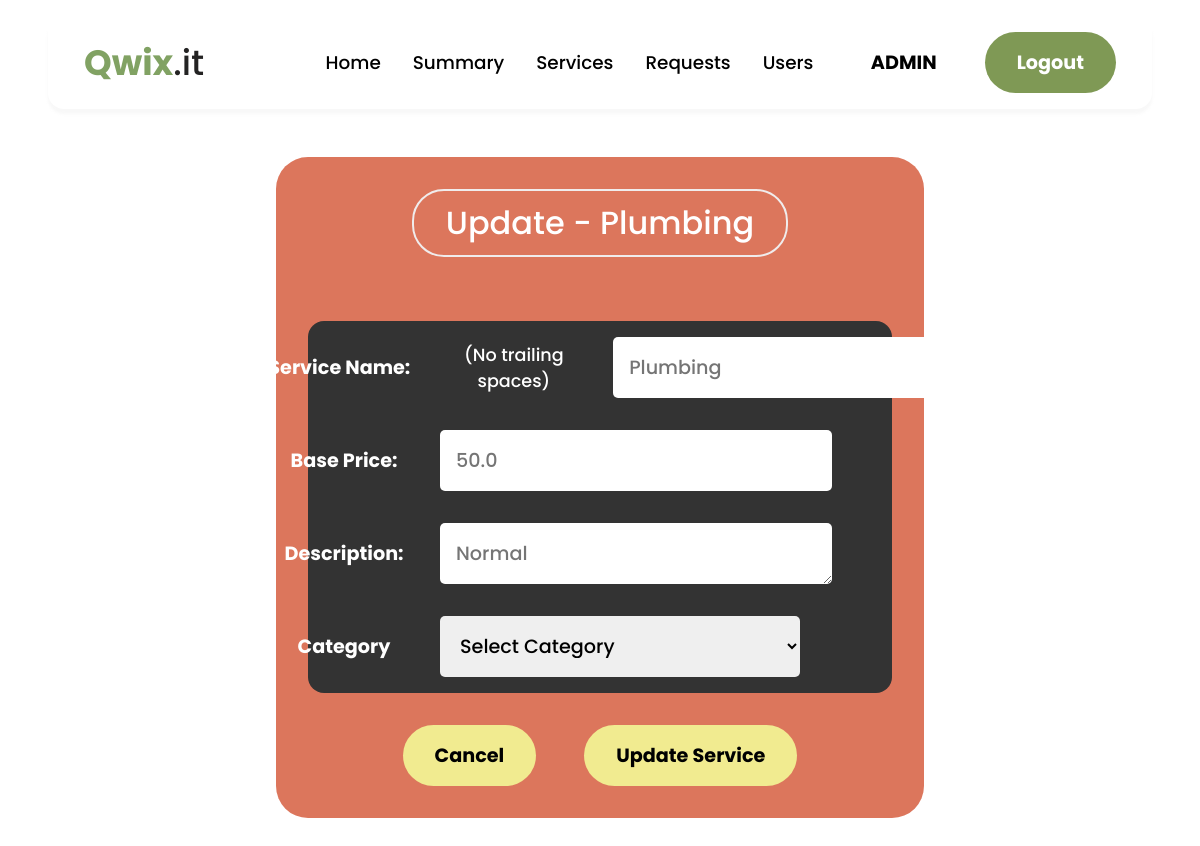
/update_service/1 (signed in), run on the app's committed database.
### webapp/models.py (models this page shows)
class Service(db.Model):
    __tablename__ = 'service'
    id = db.Column(db.Integer, primary_key=True)
    name = db.Column(db.String(150), nullable=False)
    base_price = db.Column(db.Float, nullable=False)
    description = db.Column(db.String(500))
    category = db.Column(db.String(50), nullable=False) #emergency, platinum, normal

### webapp/views.py (the view, shortened to what this page needs)
@app.route('/update_service/<int:service_id>', methods=['GET', 'POST'])
def update_service(service_id):
    if  not session['logged_in'] or 'username' not in session:
        flash('Please log in to update the service', 'error')
        return redirect(url_for('login'))
    if session.get('userole') != "admin" :
        return "<h1>You don't have access to this page</h1>"
    if request.method == 'GET':
        service = Service.query.get(service_id)
        if not service:
            flash('Service not found', 'error')
            return redirect(url_for('admin'))
        service_name = service.name
        s_id = service.id
        base_price = service.base_price
        desc = service.description
        return render_template('update_service.html', service_name=service_name, service_id=s_id,
                               base_price=base_price, description=desc)

### webapp/templates/update_service.html (shortened to what this page needs)
{% extends 'nav.html' %}
{% block styles %}
    <link rel="stylesheet" href="{{ url_for('static', filename='update.css') }}">
{% endblock %}
{% block content %}
    <main>
        <div class="service_box">
            <h2>Update - {{service_name}}</h2>
            <form action="{{ url_for('update_service',service_id = service_id) }}" method="POST">
                <div class="contain_details">
                    <div class="pdetail">
                        <label for="name">Service Name:</label>
                        (No trailing spaces)
                        <input class="input_bar" type="text"
                        id="name" name="name"
                        pattern="[^ ](?:.*[^ ])?"
                        required placeholder={{service_name}} required>
                    </div>
                    <div class="pdetail">
                        <label for="price">Base Price:</label>
                        <input class="input_bar" type="number" id="price" name="base_price" placeholder={{base_price}} required>
                    </div>
                    <div class="pdetail">
                        <label for="description">Description:</label>
                        <textarea class="input_bar" id="description" name="description" rows="1" placeholder={{description}} required></textarea>
                    </div>
                    <div class="pdetail">
                        <label for="price">Category</label>
                        <select name="category" class="input_bar select" id="categories" required>
                            <option value="">Select Category</option>
                        </select>
                    </div>
                </div>
                <div class="button_enclose">
                    <button type="button" class="btn cancel" onclick="window.location.href='{{ url_for('admin') }}'">Cancel</button>
                    <button type="submit" class="btn confirm">Update Service</button>
                </div>
            </form>
        </div>
    </main>
{% endblock %}

### webapp/static/nav.css (style rules this page uses)
* { margin: 0; padding: 0; font-family: poppins; font-weight: 500; }
body { background-color: #ffffff; font-family: nunito; margin: 1rem; padding: 0; }

### webapp/static/update.css (style rules this page uses)
main { margin: 2rem auto; text-align: center; }
.service_box { background-color: #DC765C; padding: 2rem; margin: 3rem auto; border-radius: 2rem; width: 50%; text-align: center; position: relative; }
.service_box h2 { display: inline-block; color: #fff; margin-bottom: 2rem; font-size: 2rem; padding: 0.5rem 2rem; border-radius: 2rem; border: 2px solid #f0ecec; }
.contain_details { display: flex; flex-direction: column; justify-content: center; align-items: center; gap: 0rem; margin-top: 2rem; background-color: #333; border-radius: 1rem; }
.pdetail { width: 45rem ; display: flex; justify-content: left; align-items:center; gap: 1rem; color: white; padding: 1rem; font-size: 1.1rem; margin-left : 3rem ; }
label { display: inline-block; font-size: 1.2rem; font-weight: bold; margin : 1rem 0; width : 10rem ; }
.input_bar { width: 50%; padding: 1rem; font-size: 1.2rem; font-family: "Poppins"; border: none; border-radius: 5px; }
.button_enclose { display: flex; justify-content: center; margin-top: 2rem; gap : 3rem ; }
.btn { padding: 1rem 2rem; border-radius: 2rem; font-size: 1.2rem; font-weight: bold; border: none; cursor: pointer; }
.cancel { background-color: #F1EB90; }
.confirm { background-color: #F1EB90; }

### data on the page
Service: name "Plumbing", base_price "50.0", description "Normal"
